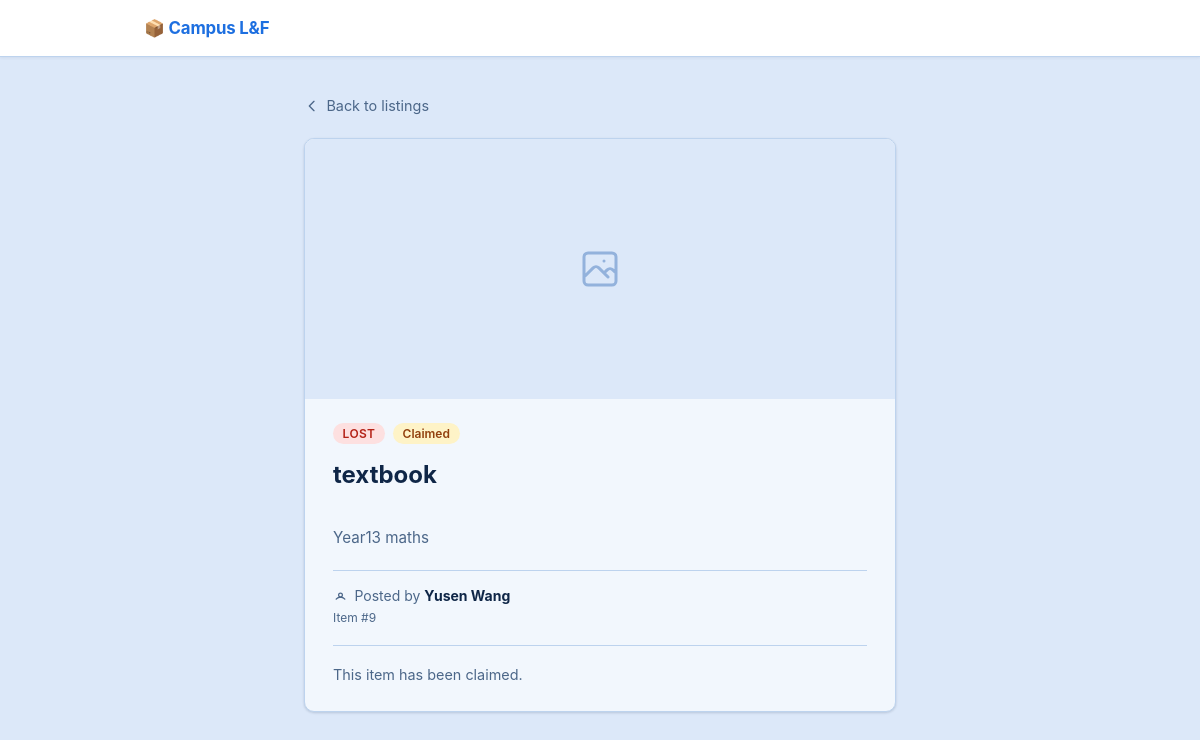
Screenshot of /items/9 with the database file from the repository.
### tables this page shows
CREATE TABLE items (
        id INTEGER PRIMARY KEY AUTOINCREMENT,
        title TEXT NOT NULL,
        description TEXT,
        category TEXT NOT NULL,
        image_url TEXT,
        status TEXT NOT NULL DEFAULT 'available',
        posted_by INTEGER REFERENCES users(id)
    );

CREATE TABLE users (
        id INTEGER PRIMARY KEY AUTOINCREMENT,
        full_name TEXT NOT NULL,
        email TEXT NOT NULL UNIQUE,
        password_hash TEXT NOT NULL,
        role TEXT NOT NULL,
        institution TEXT,
        user_id TEXT,
        profile_photo TEXT,
        created_at TIMESTAMP DEFAULT CURRENT_TIMESTAMP
    , availability TEXT);

### app.py (the view, shortened to what this page needs)
@app.route('/items/<int:id>', methods=['GET'])
def get_item(id):
    connection = get_connection()
    cursor = connection.cursor()
    cursor.execute("""
        SELECT items.*, users.full_name as posted_by_name, users.email as posted_by_email,
               users.availability as posted_by_availability
        FROM items
        LEFT JOIN users ON items.posted_by = users.id
        WHERE items.id = ?
    """, (id,))
    item = cursor.fetchone()
    if item is None:
        connection.close()
        return "Item not found", 404
    item = dict(item)
    current_user_id = session.get("user_id")
    is_owner = current_user_id is not None and current_user_id == item["posted_by"]
    claim_requests = []
    my_claim_status = None
    confirmed_claim = None
    cursor.execute(
        "SELECT 1 FROM claim_requests WHERE item_id = ? AND status = 'pending' LIMIT 1", (id,)
    )
    has_pending_request = cursor.fetchone() is not None
    if item["status"] in ("pending", "claimed"):
        cursor.execute("""
            SELECT users.id as requester_id, users.full_name as requester_name,
                   users.email as requester_email, users.availability as requester_availability
            FROM claim_requests
            JOIN users ON claim_requests.requested_by = users.id
            WHERE claim_requests.item_id = ? AND claim_requests.status = 'confirmed'
            LIMIT 1
        """, (id,))
        row = cursor.fetchone()
        confirmed_claim = dict(row) if row else None
    connection.close()
    return render_template(
        'item.html',
        item=item,
        is_owner=is_owner,
        claim_requests=claim_requests,
        my_claim_status=my_claim_status,
        confirmed_claim=confirmed_claim,
        has_pending_request=has_pending_request
    )

### db.py (called while the page is built)
def get_connection():
    connection = sqlite3.connect(DB_NAME)
    connection.row_factory = sqlite3.Row   # rows behave like dicts
    return connection

### templates/item.html (shortened to what this page needs)
<!DOCTYPE html>
<html lang="en">
<head>
    <link rel="stylesheet" href="{{ url_for('static', filename='style.css') }}">
</head>
<body>
    <nav class="navbar">
        <div class="container navbar-inner">
            <a href="/" class="navbar-brand">📦 Campus L&F</a>
        </div>
    </nav>
    <div class="container detail-container">
        <a href="/" class="back-link">
            <svg fill="none" viewBox="0 0 24 24" stroke="currentColor">
                <path stroke-linecap="round" stroke-linejoin="round" stroke-width="2" d="M15 19l-7-7 7-7"/>
            </svg>
            Back to listings
        </a>
        <div class="detail-card">
            {% if item.image_url %}
            <img src="{{ item.image_url }}" alt="{{ item.title }}" class="detail-image">
            {% else %}
            <div class="detail-image-placeholder">
                <svg fill="none" viewBox="0 0 24 24" stroke="currentColor">
                    <path stroke-linecap="round" stroke-linejoin="round" stroke-width="1.5" d="M4 16l4.586-4.586a2 2 0 012.828 0L16 16m-2-2l1.586-1.586a2 2 0 012.828 0L20 14m-6-6h.01M6 20h12a2 2 0 002-2V6a2 2 0 00-2-2H6a2 2 0 00-2 2v12a2 2 0 002 2z"/>
                </svg>
            </div>
            {% endif %}
            <div class="detail-body">
                <div class="badge-row">
                    {% if item.category == 'lost' %}
                        <span class="badge badge-lost">Lost</span>
                    {% elif item.category == 'found' %}
                        <span class="badge badge-found">Found</span>
                    {% elif item.category == 'trade' %}
                        <span class="badge badge-trade">Trade</span>
                    {% endif %}
                    {% if item.status == 'claimed' %}
                        <span class="badge-status claimed">Claimed</span>
                    {% elif item.status == 'pending' %}
                        <span class="badge-status pending">Claim pending</span>
                    {% elif has_pending_request %}
                        <span class="badge-status pending">Request pending</span>
                    {% else %}
                        <span class="badge-status">Available</span>
                    {% endif %}
                </div>
                <h1 class="detail-title">{{ item.title }}</h1>
                <p class="detail-description">
                    {{ item.description if item.description else "No description provided." }}
                </p>
                <div class="detail-footer">
                    <div class="poster-row">
                        <svg fill="none" viewBox="0 0 24 24" stroke="currentColor">
                            <path stroke-linecap="round" stroke-linejoin="round" stroke-width="2" d="M5.121 17.804A7 7 0 0112 15a7 7 0 016.879 2.804M15 11a3 3 0 11-6 0 3 3 0 016 0z"/>
                        </svg>
                        <span>
                            Posted by
                            {% if item.posted_by and item.posted_by_name %}
                            <a href="/users/{{ item.posted_by }}" class="poster-link"><strong>{{ item.posted_by_name }}</strong></a>
                            {% else %}
                            <strong>Unknown</strong>
                            {% endif %}
                        </span>
                    </div>
                    <p class="item-id">Item #{{ item.id }}</p>
                </div>
                <div class="claim-section" id="claim-section" data-item-id="{{ item.id }}">
                    {% if item.status == 'claimed' %}
                        {% if is_owner %}
                            <h2 class="claim-section-heading">Claim requests</h2>
                            {% if confirmed_claim %}
                            <p class="claim-note">
                                Claimed by
                                <a href="/users/{{ confirmed_claim.requester_id }}" class="poster-link"><strong>{{ confirmed_claim.requester_name }}</strong></a>
                            </p>
                            {% else %}
                            <p class="claim-note">This item has been claimed.</p>
                            {% endif %}
                        {% elif my_claim_status == 'confirmed' %}
                            <p class="claim-note">You claimed this item.</p>
                        {% else %}
                            <p class="claim-note">This item has been claimed.</p>
                        {% endif %}
                    {% endif %}
                </div>
            </div>
        </div>
    </div>
</body>
</html>

### static/style.css (style rules this page uses)
:root { --color-bg: #dce8f9; --color-surface: #f2f7fd; --color-border: #bdd3ee; --color-text: #0f2647; --color-text-muted: #4c6789; --color-primary: #1d6fe0; --color-primary-dark: #1552ac; --color-lost-bg: #fde0e0; --color-lost-text: #b42318; --color-found-bg: #dcf3e3; --color-found-text: #17803d; --color-trade-bg: #d7e6fc; --color-trade-text: #14449e; --radius: 10px; --shadow: 0 1px 2px rgba(15, 38, 71, 0.08), 0 1px 3px rgba(15, 38, 71, 0.1); }
* { box-sizing: border-box; }
body { font-family: -apple-system, BlinkMacSystemFont, "Segoe UI", Roboto, sans-serif; margin: 0; background: var(--color-bg); color: var(--color-text); }
.container { max-width: 960px; margin: 0 auto; padding: 0 1.5rem; }
.badge { display: inline-block; font-size: 0.75rem; font-weight: 600; text-transform: uppercase; letter-spacing: 0.03em; padding: 0.2rem 0.6rem; border-radius: 999px; background: var(--color-border); color: var(--color-text-muted); }
.item-card[data-category="lost"] .badge, .badge-lost { background: var(--color-lost-bg); color: var(--color-lost-text); }
.detail-container { max-width: 640px; padding-top: 2.5rem; padding-bottom: 3rem; }
.back-link { display: inline-flex; align-items: center; gap: 0.4rem; font-size: 0.9rem; color: var(--color-text-muted); text-decoration: none; margin-bottom: 1.5rem; transition: color 0.15s ease; }
.back-link svg { width: 1rem; height: 1rem; }
.detail-card { background: var(--color-surface); border: 1px solid var(--color-border); border-radius: var(--radius); box-shadow: var(--shadow); overflow: hidden; }
.detail-image-placeholder { width: 100%; height: 260px; background: var(--color-bg); display: flex; align-items: center; justify-content: center; color: #93b2dc; }
.detail-image-placeholder svg { width: 3rem; height: 3rem; }
.detail-body { padding: 1.5rem 1.75rem 1.75rem; }
.badge-row { display: flex; align-items: center; gap: 0.5rem; flex-wrap: wrap; margin-bottom: 1rem; }
.badge-status { display: inline-block; font-size: 0.75rem; font-weight: 600; padding: 0.2rem 0.6rem; border-radius: 999px; background: var(--color-border); color: var(--color-text-muted); }
.badge-status.claimed { background: #fef3c7; color: #92400e; }
.detail-title { margin: 0 0 0.75rem; font-size: 1.5rem; font-weight: 700; }
.detail-description { margin: 0; color: var(--color-text-muted); font-size: 0.95rem; line-height: 1.6; white-space: pre-line; }
.detail-footer { border-top: 1px solid var(--color-border); margin-top: 1.25rem; padding-top: 1rem; }
.navbar { background: #ffffff; border-bottom: 1px solid var(--color-border); position: sticky; top: 0; z-index: 100; box-shadow: 0 1px 3px rgba(15, 38, 71, 0.07); }
.navbar-inner { display: flex; align-items: center; justify-content: space-between; height: 56px; }
.navbar-brand { font-weight: 700; font-size: 1.05rem; color: var(--color-primary); text-decoration: none; letter-spacing: -0.01em; }
.poster-row { display: flex; align-items: center; gap: 0.4rem; font-size: 0.875rem; color: var(--color-text-muted); margin-bottom: 0.4rem; }
.poster-row svg { width: 15px; height: 15px; flex-shrink: 0; }
.poster-row strong { color: var(--color-text); }
.item-id { margin: 0; font-size: 0.75rem; color: var(--color-text-muted); }
.poster-link { color: inherit; text-decoration: none; }
.claim-section { border-top: 1px solid var(--color-border); margin-top: 1.25rem; padding-top: 1.25rem; }
.claim-note { margin: 0; color: var(--color-text-muted); font-size: 0.9rem; }

### rows the page displays
items: title "textbook", description "Year13 maths", id "9"
users: posted_by_name "Yusen Wang"
